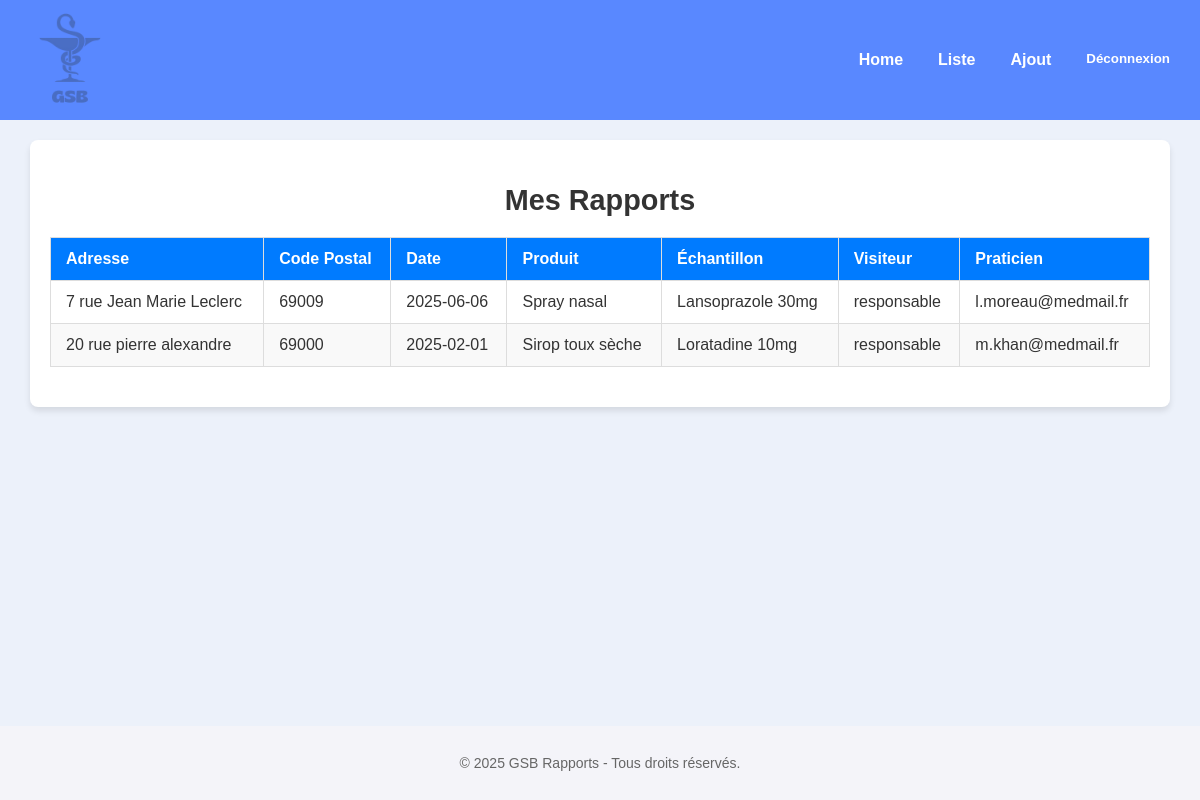
/src/Frontend/Tableau/RapportPerso.php (signed in), run on the app's committed database.
### tables this page shows
CREATE TABLE `rapport` (
  `Id_Rappport` int(11) NOT NULL,
  `AdresseRapport` varchar(255) DEFAULT NULL,
  `DateRapport` date DEFAULT NULL,
  `CodePostal` int(5) DEFAULT NULL,
  `Id_Echantillon` int(11) NOT NULL,
  `Id_Produit` int(11) NOT NULL,
  `Id_Visiteur` int(11) NOT NULL,
  `Id_Practicien` int(11) NOT NULL,
  `IdRegion` int(11) NOT NULL,
  `etat` enum('supprimer','valide') DEFAULT 'valide'
);

CREATE TABLE `produit` (
  `Id_Produit` int(11) NOT NULL,
  `NomProduit` varchar(50) DEFAULT NULL,
  `DateAjoutProduit` date DEFAULT NULL,
  `Libele` varchar(50) DEFAULT NULL,
  `QuantiteProduit` varchar(50) DEFAULT NULL
);

CREATE TABLE `echantillon` (
  `Id_Echantillon` int(11) NOT NULL,
  `DateDistributionEchantillon` date DEFAULT NULL,
  `NomEchantillon` varchar(50) DEFAULT NULL,
  `Libele` varchar(50) DEFAULT NULL,
  `QuantiteEchantillon` varchar(50) DEFAULT NULL
);

CREATE TABLE `utilisateur` (
  `Id_Utilisateur` int(11) NOT NULL,
  `MotDePasse` varchar(255) DEFAULT NULL,
  `NomUtilisateur` varchar(50) DEFAULT NULL,
  `Role` enum('visiteur','delegue','responsable') NOT NULL,
  `PrenomUtilisateur` varchar(50) DEFAULT NULL,
  `NumeroTelephoneUtilisateur` varchar(15) DEFAULT NULL,
  `MailUtilisateur` varchar(255) DEFAULT NULL,
  `IdRegion` int(11) DEFAULT NULL
);

CREATE TABLE `practicien` (
  `Id_Practicien` int(11) NOT NULL,
  `EmailPracticien` varchar(50) DEFAULT NULL,
  `SpecialiteMedecin` varchar(50) DEFAULT NULL,
  `DescriptionMedecin` varchar(255) DEFAULT NULL,
  `Cabinet` varchar(255) DEFAULT NULL,
  `AdressePracticien` varchar(50) DEFAULT NULL,
  `CodePostalPracticien` varchar(50) DEFAULT NULL,
  `VillePracticien` varchar(50) DEFAULT NULL,
  `IdRegion` int(11) NOT NULL
);

### src/Backend/Tableau/RapportPerso.php (called while the page is built, shortened)
<?php
$isConnected = isset($_SESSION['user_id']);
$userId = $_SESSION['user_id'];
try {
    $bdd = getDatabaseConnection();
    $stmt = $bdd->prepare("
        SELECT
            r.AdresseRapport,
            r.CodePostal,
            r.DateRapport,
            p.NomProduit,
            e.NomEchantillon,
            v.PrenomUtilisateur AS Visiteur,
            pr.EmailPracticien AS Practicien
        FROM rapport r
        JOIN produit p ON r.Id_Produit = p.Id_Produit
        JOIN echantillon e ON r.Id_Echantillon = e.Id_Echantillon
        JOIN utilisateur v ON r.Id_Visiteur = v.Id_Utilisateur
        JOIN practicien pr ON r.Id_Practicien = pr.Id_Practicien
        WHERE r.Id_Visiteur = :userId
    ");
    $stmt->execute([':userId' => $userId]);
    $reports = $stmt->fetchAll();
} catch (Exception $e) {
    die("Erreur : " . $e->getMessage());
}
?>

### src/Frontend/Tableau/RapportPerso.php (the view, shortened to what this page needs)
<?php
require '../../Backend/Tableau/RapportPerso.php';
?>
<!DOCTYPE html>
<html lang="fr">
<head>
    <link rel="stylesheet" href="../../../public/css/table.css">
</head>
<body>
    <header>
        <img src="../../../public/img/GSB-Logo.png" />
        <div class="menu">
            <a href="/">Home</a>
            <a href="../liste.php">Liste</a>
            <a href="../ajout.php">Ajout</a>
            <?php if ($isConnected): ?>
                <form action="../../Backend/logout.php" method="post" style="display: inline;">
                    <button type="submit" style="background: none; border: none; color: white; font-weight: bold; cursor: pointer;">Déconnexion</button>
                </form>
            <?php else: ?>
                <a href="../connexion.html">Se connecter</a>
            <?php endif; ?>
        </div>
    </header>
    <main>
        <section class="container">
            <h1>Mes Rapports</h1>
            <table>
                <thead>
                    <tr>
                        <th>Adresse</th>
                        <th>Code Postal</th>
                        <th>Date</th>
                        <th>Produit</th>
                        <th>Échantillon</th>
                        <th>Visiteur</th>
                        <th>Praticien</th>
                    </tr>
                </thead>
                <tbody>
                    <?php if (!empty($reports)): ?>
                        <?php foreach ($reports as $report): ?>
                            <tr>
                                <td><?= htmlspecialchars($report['AdresseRapport']) ?></td>
                                <td><?= htmlspecialchars($report['CodePostal']) ?></td>
                                <td><?= htmlspecialchars($report['DateRapport']) ?></td>
                                <td><?= htmlspecialchars($report['NomProduit']) ?></td>
                                <td><?= htmlspecialchars($report['NomEchantillon']) ?></td>
                                <td><?= htmlspecialchars($report['Visiteur']) ?></td>
                                <td><?= htmlspecialchars($report['Practicien']) ?></td>
                            </tr>
                        <?php endforeach; ?>
                    <?php else: ?>
                        <tr>
                            <td colspan="7" style="text-align: center;">Aucun rapport trouvé.</td>
                        </tr>
                    <?php endif; ?>
                </tbody>
            </table>
        </section>
    </main>
    <footer>
        <p>&copy; 2025 GSB Rapports - Tous droits réservés.</p>
    </footer>
</body>
</html>

### public/css/table.css (style rules this page uses)
body { background-color: #ecf1fa; color: #333; font-family: Arial, sans-serif; margin: 0; padding: 0; display: flex; flex-direction: column; min-height: 100vh; box-sizing: border-box; }
*, *:before, *:after { box-sizing: inherit; }
header { display: flex; flex-wrap: wrap; justify-content: space-between; align-items: center; background-color: #5988ff; padding: 10px 20px; color: white; width: 100%; }
header img { width: 100px; height: auto; margin-right: 20px; }
.menu { display: flex; flex-wrap: wrap; gap: 15px; justify-content: center; }
.menu a, .menu form button { text-decoration: none; color: white; font-weight: bold; background: none; border: none; cursor: pointer; padding: 5px 10px; transition: all 0.3s ease; }
.container { width: 95%; max-width: 1200px; margin: 20px auto; padding: 20px; background-color: #ffffff; border-radius: 8px; box-shadow: 0 4px 6px rgba(0, 0, 0, 0.1); overflow-x: auto; }
h1 { text-align: center; color: #333333; margin-bottom: 20px; font-size: clamp(1.2rem, 4vw, 1.8rem); }
table { width: 100%; border-collapse: collapse; margin-bottom: 20px; min-width: 100%; }
table thead { background-color: #007bff; color: #ffffff; }
table th, table td { padding: 12px 15px; text-align: left; border: 1px solid #dddddd; word-break: break-word; }
table tbody tr:nth-child(even) { background-color: #f9f9f9; }
footer { text-align: center; margin-top: auto; padding: 15px 5px; background-color: #f4f4f9; color: #666666; font-size: 14px; width: 100%; }

### data on the page
rapport: AdresseRapport "7 rue Jean Marie Leclerc", CodePostal "69009", DateRapport "2025-06-06", Id_Produit.NomProduit "Spray nasal", Id_Echantillon.NomEchantillon "Lansoprazole 30mg", utilisateur.PrenomUtilisateur "responsable", Id_Practicien.EmailPracticien "l.moreau@medmail.fr"
rapport: AdresseRapport "20 rue pierre alexandre", CodePostal "69000", DateRapport "2025-02-01", Id_Produit.NomProduit "Sirop toux sèche", Id_Echantillon.NomEchantillon "Loratadine 10mg", utilisateur.PrenomUtilisateur "responsable", Id_Practicien.EmailPracticien "m.khan@medmail.fr"
